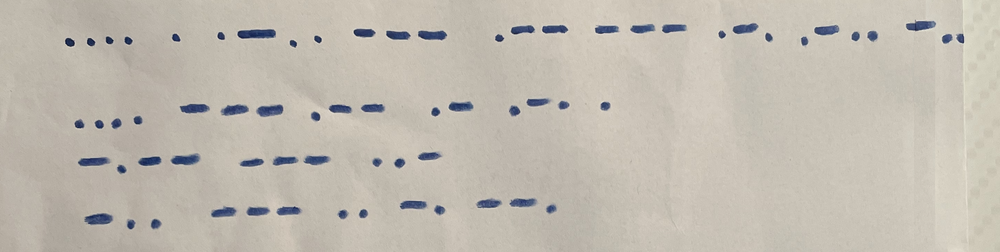
#> input picture sample.png, 1000 x 252 px, shrunk from 2886 x 726 before the run
$ python main.py
#> lines starting #> are read from the running program, lines starting #| are printed output that depends on the picture
### MorseLineStats.py
import matplotlib.pyplot as plt


def extractAllLenghts(raster_ml: list[bool]) -> None:
    """
    :param raster_ml:a 1D bool array which is result of ML pixel drop.
    :return: None
    """
    # go once over line, extract all length of series of falses and series of trues
    # (we can assume all lines begin with true)
    last_sign: bool = True
    blanks: list[int] = []
    signs: list[int] = []
    series_length_counter = 0
    for pos, value in enumerate(raster_ml):
        # If series end detected: append to stats
        if not last_sign == value:
            if not last_sign:
                signs.append(series_length_counter)
            else:
                blanks.append(series_length_counter)
            series_length_counter = 0
            last_sign = value
        else:
            series_length_counter += 1

    # return tuple with blanks and signs
    return blanks, signs
    # [4 lines of commented-out code are left out]


def visualize_distribution(samples: list[int], name: str):
    plt.hist(samples, bins=100)
    plt.title(name)
    plt.show()

def convert_to_ascii(blanks, signs):
    """
    we can assume every line begins with a space
    iterates blank and noted series and applies a thresholf of 10 pixels to distinguish between dots and scores / character spaces and word spaces.
    :param blanks:
    :param signs:
    :return:
    """
    result: str = ""
    threshold: int = 55
    for position in range(min(len(blanks), len(signs))):
        if blanks[position] <= threshold:
            result += ""
        else:
            result += " "
        if signs[position] <= threshold:
            result += "."
        else:
            result += "-"
    return result

### MorseLine.py
class MorseLine:
    """
    represents morse line, that is a 2D array with boolean values.
    """

    def __init__(self):
        self.__raster_line: list[list[bool]] = []


    def pixel_drop(self) -> list[bool]:
        """
        Classic pixel drop implementation. Checks if any pixel in current collumn is false, and if yes sets target pixel to false.
        :return:
        """
        target_pixel_line: list[bool] = []
        for cidx, whatever in enumerate(self.__raster_line[0]):
            # iterate over all pixels in column and set to false if at least one pixel is false
            column_pixels: list[bool] = [row[cidx] for row in self.__raster_line]
            target_pixel_line.append(all(column_pixels))
        print(target_pixel_line)
        return target_pixel_line

    def add_pixel_line(self, pixel_line: list[bool]) -> None:
        self.__raster_line.append(pixel_line)

### main.py
# This is a sample Python script.
import numpy as np
# Press ⌃R to execute it or replace it with your code.
# Press Double ⇧ to search everywhere for classes, files, tool windows, actions, and settings.
from imageio.v2 import imread, imwrite
from numpy import ndarray, ubyte

from MorseLine import MorseLine
from MorseLineStats import extractAllLenghts, visualize_distribution, convert_to_ascii


def load_image() -> ndarray:
    """
    Loads image as numpy 2d array
    See library documentation: https://imageio.readthedocs.io/en/v2.9.0/userapi.html
    :return:
    """
    # Use a breakpoint in the code line below to debug your script.
    im: ndarray = imread("sample.png")
#> im is the input picture: shape (252, 1000, 4); mean R, G, B, A 192.5, 186.6, 176.4, 255
    return im


def rasterize_image(image: ndarray) -> list[list[bool]]:
    """
    Converts loaded ndarray image to all-or-nothing grid, where every cell is white (false) or
    true (black).
    :return:
    """
    raster_image: list[list[bool]] = []
    # iterate over image and for every line, rasterize.
    for line in image:
        raster_line: list[bool] = []
        for pixel in line:
            # TODO: actually interpret original pixel values here.
            # brightness is sum of rgb chanel. Divide by four in place to avoid overflow. Loss of
            # precision is not an issue.
            pixel_brightness: int = pixel[0] * 0.25 + pixel[1] * 0.25 + pixel[2] * 0.25
            raster_line.append(
                pixel_brightness > 100)  # This number is a magic value, needs to be adjusted per
            # image.
        raster_image.append(raster_line)
#> after the loop, raster_image = 252 items
    return raster_image


def print_ascii_raster_image(raster_image: list[list[bool]]) -> None:
    """
    Prints an ascii representation of the received array
    :param raster_image:
    :return:
    """
    for line in raster_image:
        for position in line:
            if position:
                print(".", end='')
            else:
                print("x", end='')
        print("")
    return


def print_raster_image(ri: list[list[bool]], blank_lines: list[int], booster: int,
                       name: str) -> None:
    """
    converts a raster image back to ndarray that can be stored or displayed.
    :return: ndarray representation of image
    """
    # params are height, width, and 4 dimensions per pixel (rgb + alpha)
    im = np.ndarray(shape=(booster * len(ri), len(ri[0]), 4), dtype=ubyte)
    for lidx, line in enumerate(ri):
        for i in range(booster):
            for pidx, position in enumerate(line):
                pixel_value = 255 * int(position)
                im[lidx * booster + i][pidx][0] = pixel_value  # red (0-255)
                im[lidx * booster + i][pidx][1] = pixel_value  # green (0-255)
                im[lidx * booster + i][pidx][2] = pixel_value  # blue (0-255)
                im[lidx * booster + i][pidx][
                    3] = 255  # opacity (255 is opaque, 0 is transparent)

                # additionally, highlight all pixels in blank lines red:
                if lidx in blank_lines:
                    im[lidx * booster + i][pidx][1] = 0  # green
                    im[lidx * booster + i][pidx][2] = 0  # blue

    imwrite("~/Desktop/" + name + ".png", im, "png")


# Press the green button to run the script.
def is_blank(line: list[bool]):
    """
    Helper function that inspects if all raster pixels in a given line are blank (true / white)
    :param line:
    :return:
    """
    return


if __name__ == '__main__':
    # for i in range(10):
    #     print(i)

    # Load the file
    image: ndarray = load_image()

    # Convert to boolean raster grid
    raster_image: list[list[bool]] = rasterize_image(image)
#> raster_image = 252 items

    # The actual image processing starts here.
    # Detect blank lines
    blank_lines: list[int] = []
    for lidx, line in enumerate(raster_image):
        if all(line):
            blank_lines.append(lidx)
#> after the loop, blank_lines = 142 values from 0 to 251
    # todo: chop by series of blank lines. create raster images for all lines.
    # print(blank_lines)

    # Just for fun, visualize the empty lines:
    print_raster_image(raster_image, blank_lines, 1, "blanks")
#> in print_raster_image, `im = np.ndarray(shape=(booster * len(ri), len(ri[0]), 4), dtype=ubyte)`: im: shape (252, 1000, 4); every value is 0
#> after the loop in print_raster_image, `for lidx, line in enumerate(ri):`:
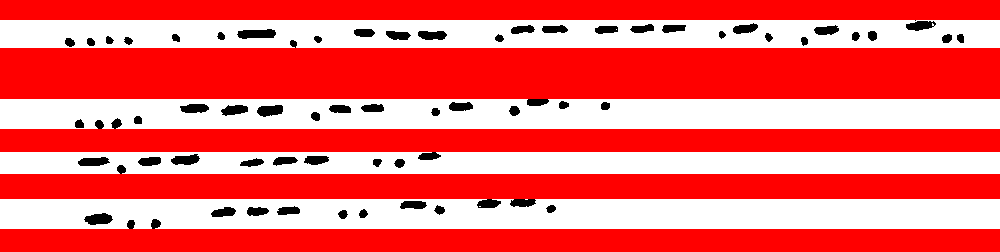
#> im: shape (252, 1000, 4); mean of channels 0, 1, 2, 3 247, 103.3, 103.3, 255; drawn as R, G, B

    # split image into morse lines, based on blank lines
    # iterate over all lines, every time a new block starts, carry over pixels to new morseline
    # object
    morse_lines: list[MorseLine] = []
    morse_line: MorseLine = MorseLine()
    previous_blank: bool = True
    for lidx, line in enumerate(raster_image):
        # on blank line: reset morse_line object, otherwise, append
        if lidx in blank_lines:
            # if this marks the end of a block: save the extracted morse line
            if not previous_blank:
                morse_lines.append(morse_line)
            morse_line: MorseLine = MorseLine()
            previous_blank = True
        else:
            morse_line.add_pixel_line(raster_image[lidx])
            previous_blank = False
#> this loop made 252 passes
#> previous_blank on passes 1 to 12: True, True, True, True, True, True, True, True, True, True, True, True
#> after the loop, morse_lines = 4 items

    print("Lines detected: " + str(len(morse_lines)))
#| Lines detected: 4

    # Apply pixel drop algorithm on every line detected
    raster_morse_lines: list[list[bool]] = []
    for morse_line in morse_lines:
        raster_morse_lines.append(morse_line.pixel_drop())
#> this loop made 4 passes
#> (printed output is left out)
#> after the loop, raster_morse_lines = 4 items

    # print the outcome. Visualizes the morse-code as 2d array
    print_raster_image(raster_morse_lines, [], 10, "drops")
#> call 2 of print_raster_image, with booster = 10, name = 'drops'
#> in print_raster_image (call 2), `im = np.ndarray(shape=(booster * len(ri), len(ri[0]), 4), dtype=ubyte)`:
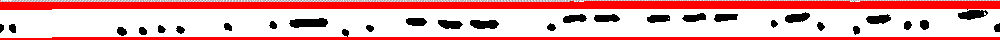
#> im: shape (40, 1000, 4); mean of channels 0, 1, 2, 3 228.8, 162.4, 162.4, 248.1; transparent parts drawn white
#> the loop in print_raster_image (call 2), `for lidx, line in enumerate(ri):` made 4 passes
#> after the loop in print_raster_image (call 2), `for lidx, line in enumerate(ri):`:
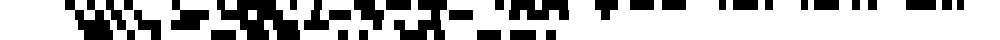
#> im: shape (40, 1000, 4); mean of channels 0, 1, 2, 3 181.8, 181.8, 181.8, 255; drawn as R, G, B

    # print stats for all lines
    blanks = []
    signs = []
    for line in raster_morse_lines:
        result = extractAllLenghts(line)
        blanks.extend(result[0])
        signs.extend(result[1])
        print(convert_to_ascii(result[0], result[1]))
#> after the loop, blanks = 67 values, max 84 at index 54, min 4 at index 27, mean 20.3; signs = 67 values, max 38 at index 6, min 6 at index 7, mean 16.13
    visualize_distribution(blanks, "spaces")
#> in visualize_distribution, `plt.show()`:
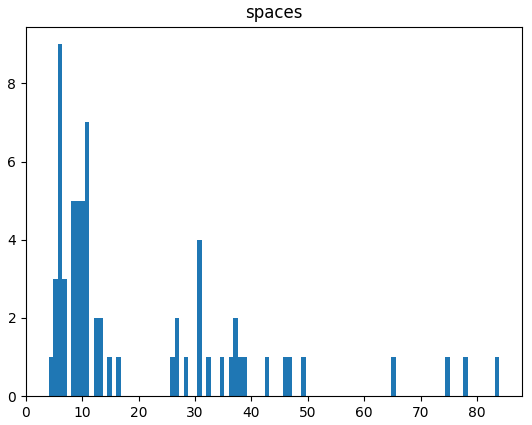
#> figure drawn by matplotlib, 1 panel; tallest bar 9 high, from x = 5.6 to 6.4
    visualize_distribution(signs, "codes")
#> call 2 of visualize_distribution, with name = 'codes'
#> in visualize_distribution (call 2), `plt.show()`:
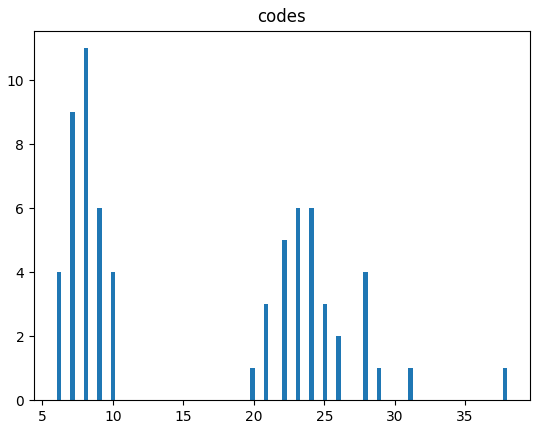
#> figure drawn by matplotlib, 1 panel; tallest bar 11 high, from x = 7.92 to 8.24
    # print(blanks)
    # print(signs)
